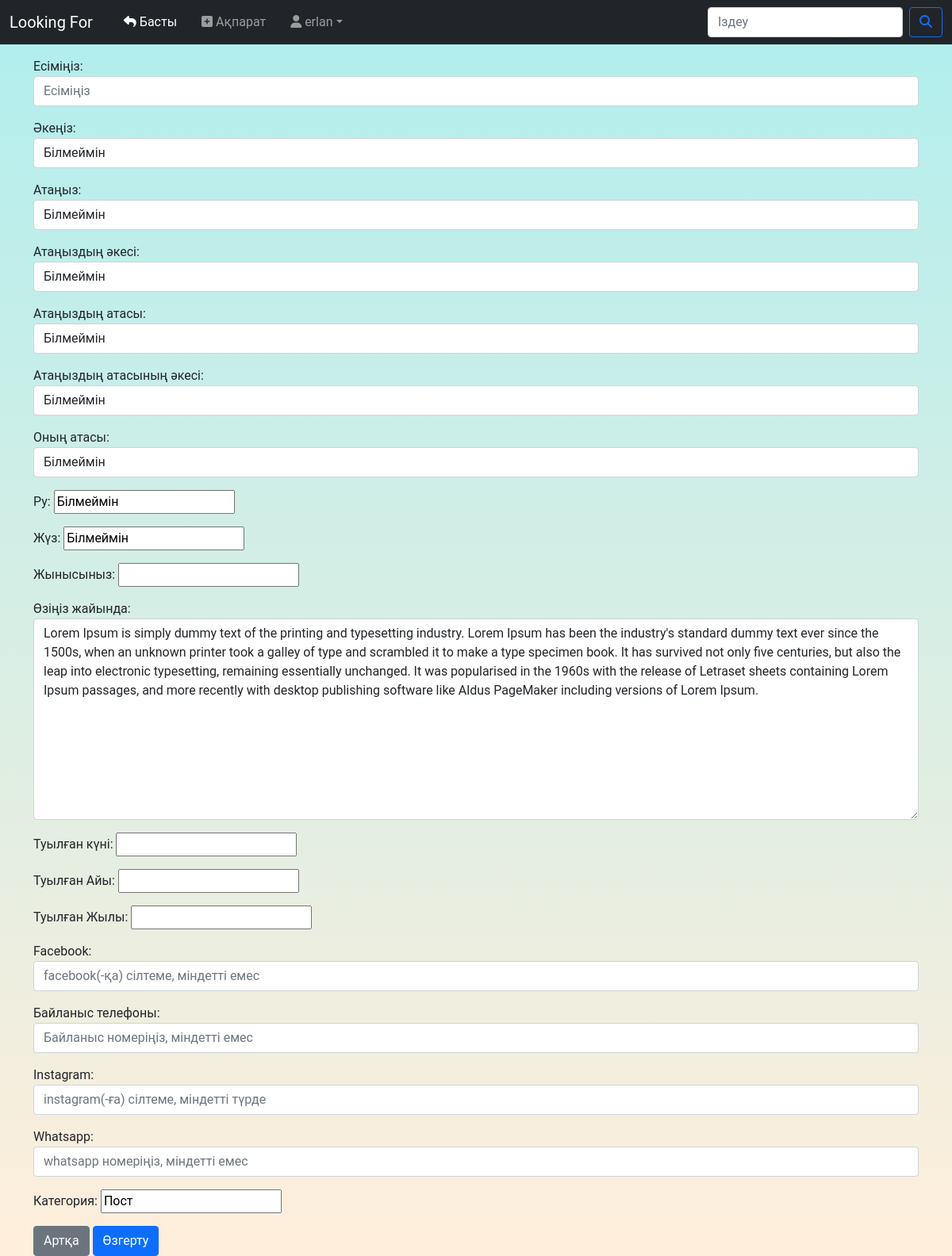
The page /update-3 (signed in) on the database its author committed.
### mainapp/models.py (models this page shows, shortened)
class Article(models.Model):
	author       = models.ForeignKey(User, on_delete=models.CASCADE)
	first_name   = models.CharField('Есіміңіз', max_length = 40)
	last_name    = models.CharField('Әкеңіз', max_length = 40, blank = True, default = 'Білмеймін')
	third_name   = models.CharField('Атаңыз', max_length = 40, blank = True, default = 'Білмеймін')
	fourth_name  = models.CharField('Атаңыздың әкесі', max_length = 40, blank = True, default = 'Білмеймін')
	fiveth_name  = models.CharField('Атаңыздың атасы', max_length = 40, blank = True, default = 'Білмеймін')
	sixth_name   = models.CharField('Атаңыздың атасының әкесі', max_length = 40, blank = True, default = 'Білмеймін')
	seventh_name = models.CharField('Оның атасы', max_length = 40, blank = True, default = 'Білмеймін')
	ru  = models.CharField('Ру', max_length = 90, blank = True, default = 'Білмеймін')
	jus = models.CharField('Жүз', max_length = 90, blank = True, default = 'Білмеймін')
	jynys = models.CharField('Жынысыныз', max_length = 150)
	biog         = models.TextField('Өзіңіз жайында') # категория ПОСТ болған жағдайда, ПОСТ денесі (body)
	birth_day    = models.CharField('Туылған күні', max_length = 3)
	birth_mounth = models.CharField('Туылған Айы', max_length = 20)
	birth_year   = models.CharField('Туылған Жылы', max_length = 150)
	date           = models.DateField('Уақыты', auto_now_add = True)
	contact_number = models.CharField('Байланыс телефоны', max_length = 11, blank = True)
	facebook       = models.CharField('Facebook', max_length = 250, blank = True)
	instagram	   = models.CharField('Instagram', max_length = 250)
	whatsapp	   = models.CharField('Whatsapp', max_length = 12, blank = True)
	category = models.CharField('Категория', max_length = 10, blank = True, default = 'Іздеу')

### mainapp/views.py (the view, shortened to what this page needs)
# urls.py: path('update-<int:pk>', views.ArticleUpdateView.as_view(), name = 'update'),
class ArticleUpdateView(UpdateView):
    model = Article
    form_class = ArticleForm
    template_name = 'index/article_update.html'

### mainapp/templates/index/article_update.html (shortened to what this page needs)
{% extends 'base.html' %}
{% block content %}
{% if user.is_authenticated %}
<br><br>
		<div class="container">
			<form method="post" action="" >
				{{ form.as_p }}
				<a href="{% url 'home' %}" class="btn btn-secondary">Артқа</a>
				<button class="btn btn-primary">Өзгерту</button>
			</form>
		</div>
{% else %}
	<h1>Аккаунт керек!!!</h1>
{% endif %}
{% endblock %}

### mainapp/templates/base.html (shortened to what this page needs)
{% load static %}
<!DOCTYPE html>
<html>
<head>
	<link rel="stylesheet" type="text/css" href="{% static 'main/style/style.css' %}">
    <link href="https://cdn.jsdelivr.net/npm/bootstrap@5.0.0-beta3/dist/css/bootstrap.min.css" rel="stylesheet">
</head>
<body>
	<nav class="navbar navbar-expand-md navbar-dark fixed-top bg-dark">
	  <div class="container-fluid">
	    <a class="navbar-brand" href="{% url 'home' %}">Looking For</a>
	    <div class="navbar-collapse collapse" id="navbarCollapse" style="">
	      <ul class="navbar-nav me-auto mb-2 mb-md-0">
	      	{% if user.is_authenticated %}
	        <li class="nav-item"  style="margin-left: 15px;">
	          <a class="nav-link active" aria-current="page" href="{% url 'home' %}"><i class="fas fa-reply"></i> Басты</a>
	        </li >
	        <li class="nav-item"  style="margin-left: 15px;">
	        	{% block add %}
	          <a class="nav-link" aria-current="page" href="{% url 'add' %}"><i class="fas fa-plus-square"></i> Ақпарат</a>
	        	 {% endblock %}
	        </li >
	        <li class="nav-item dropdown">
            <a class="nav-link dropdown-toggle" href="#" id="dropdown04" data-bs-toggle="dropdown" aria-expanded="false"><i class="fas fa-user"></i> {{ request.user}}</a>
          </li>
	      {% endif %}
	      </ul>
	      <form class="d-flex" method="get" action="{% url 'search' %}">
	        <input class="form-control me-2" name="q" type="search" placeholder="Іздеу" aria-label="Search">
	        <button class="btn btn-outline-primary" type="submit"><i class="fas fa-search"></i></button>
	      </form>
	    </div>
	  </div>
	</nav>
	<br>
	<main>
		{% block content %}
		{% endblock %}
	</main>
</body>
</html>

### mainapp/static/main/style/style.css (style rules this page uses)
* { margin: 0; text-decoration: none; font-family: 'Roboto', sans-serif; outline: none; }
body { background: linear-gradient(#AFEEEE, #FFEEDB) fixed; }

### rows shown on the page
Article: last_name "Білмеймін", third_name "Білмеймін", fourth_name "Білмеймін", fiveth_name "Білмеймін", sixth_name "Білмеймін", seventh_name "Білмеймін", ru "Білмеймін", jus "Білмеймін", biog "Lorem Ipsum is simply dummy text of the printing and typesetting industry. Lorem Ipsum has been the industry's standard dummy text ever since the 1500s, when an unknown printer took a galley of type and scrambled it to make a type specimen book. It has survived not only five centuries, but also the leap into electronic typesetting, remaining essentially unchanged. It was popularised in the 1960s with the release of Letraset sheets containing Lorem Ipsum passages, and more recently with desktop publishing software like Aldus PageMaker including versions of Lorem Ipsum.", category "Пост"

### other values the page prints
{{ request.user }} "erlan"
